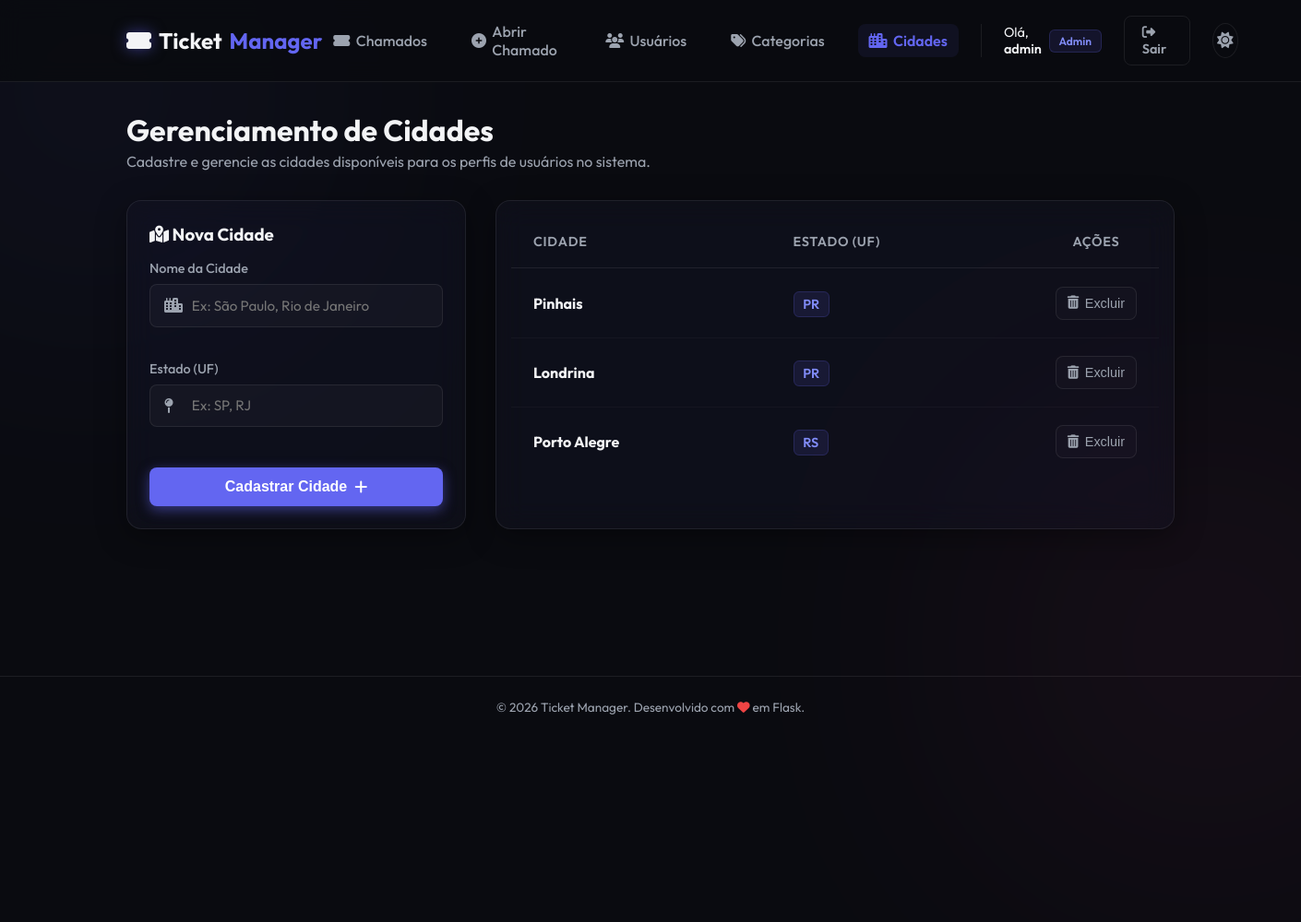
/cities (signed in), run on the app's committed database.
### models.py (models this page shows)
class Cidade(db.Model):
    __tablename__ = "cidades"
    id = db.Column(db.Integer, primary_key=True)
    nome = db.Column(db.String(100), nullable=False, unique=True)
    estado = db.Column(db.String(2), nullable=False)

### app.py (the view)
@app.route('/cities')
@admin_required
def list_cities():
    return controllers.list_cities_controller()

### app.py (called while the page is built)
def admin_required(f):
    @wraps(f)
    def decorated_function(*args, **kwargs):
        if 'user_id' not in session:
            flash('Você precisa fazer login para acessar esta página.', 'danger')
            return redirect(url_for('login'))
        usuario = Usuario.query.get(session['user_id'])
        if not usuario or usuario.tipo_perfil != 'Admin':
            flash('Acesso negado: esta página é restrita para administradores.', 'danger')
            return redirect(url_for('list_tickets'))
        return f(*args, **kwargs)
    return decorated_function

### controllers.py (called while the page is built)
def list_cities_controller():
    cidades = Cidade.query.all()
    return render_template('cities.html', cidades=cidades)

### models.py (called while the page is built)
    @property
    def tipo_perfil(self):
        if self.perfis:
            return self.perfis[0].tipo_perfil
        return "Cliente"

### templates/cities.html (shortened to what this page needs)
{% extends 'base.html' %}
{% block content %}
<div class="container">
    <div class="page-header">
        <div>
            <h1>Gerenciamento de Cidades</h1>
            <p class="subtitle">Cadastre e gerencie as cidades disponíveis para os perfis de usuários no sistema.</p>
        </div>
    </div>
    <div class="form-row form-grid-cities">
        <div class="glass-card" style="padding: 1.5rem; height: fit-content;">
            <h3 style="color: var(--text-primary); margin-bottom: 1rem;"><i class="fa-solid fa-map-location-dot"></i> Nova Cidade</h3>
            <form action="{{ url_for('create_city') }}" method="POST" class="form-group">
                <div class="input-wrapper" style="margin-bottom: 1rem;">
                    <label for="nome">Nome da Cidade</label>
                    <div class="input-icon-group">
                        <i class="fa-solid fa-city input-icon"></i>
                        <input type="text" id="nome" name="nome" required placeholder="Ex: São Paulo, Rio de Janeiro">
                    </div>
                </div>
                <div class="input-wrapper" style="margin-bottom: 1.5rem;">
                    <label for="estado">Estado (UF)</label>
                    <div class="input-icon-group">
                        <i class="fa-solid fa-map-pin input-icon"></i>
                        <input type="text" id="estado" name="estado" maxlength="2" required placeholder="Ex: SP, RJ">
                    </div>
                </div>
                <button type="submit" class="btn-primary" style="width: 100%;">
                    Cadastrar Cidade <i class="fa-solid fa-plus"></i>
                </button>
            </form>
        </div>
        <div class="glass-card table-responsive" style="padding: 1rem;">
            <table class="data-table">
                <thead>
                    <tr>
                        <th>Cidade</th>
                        <th>Estado (UF)</th>
                        <th class="text-center" style="width: 100px;">Ações</th>
                    </tr>
                </thead>
                <tbody>
                    {% for cidade in cidades %}
                        <tr>
                            <td data-label="Cidade">
                                <strong style="color: var(--text-primary);">{{ cidade.nome }}</strong>
                            </td>
                            <td data-label="Estado (UF)">
                                <span class="badge badge-username" style="font-size: 0.9rem;">{{ cidade.estado }}</span>
                            </td>
                            <td data-label="Ações">
                                <div class="action-buttons">
                                    <form action="{{ url_for('delete_city', city_id=cidade.id) }}" method="POST" onsubmit="return confirm('Tem certeza que deseja excluir a cidade {{ cidade.nome }}?');" style="display:inline;">
                                        <button type="submit" class="btn-action btn-delete" title="Excluir Cidade">
                                            <i class="fa-solid fa-trash-can"></i> Excluir
                                        </button>
                                    </form>
                                </div>
                            </td>
                        </tr>
                    {% endfor %}
                </tbody>
            </table>
        </div>
    </div>
</div>
{% endblock %}

### static/css/style.css (style rules this page uses)
:root { --bg-dark: #0a0b10; --bg-sidebar: rgba(10, 11, 16, 0.85); --bg-card: rgba(20, 22, 35, 0.45); --border-color: rgba(255, 255, 255, 0.08); --border-glow: rgba(99, 102, 241, 0.2); --text-primary: #f3f4f6; --text-secondary: #9ca3af; --primary: #6366f1; --primary-hover: #4f46e5; --primary-glow: rgba(99, 102, 241, 0.5); --secondary: #4b5563; --secondary-hover: #374151; --danger: #ef4444; --danger-hover: #dc2626; --danger-glow: rgba(239, 68, 68, 0.3); --success: #10b981; --success-glow: rgba(16, 185, 129, 0.2); --font-family: 'Outfit', sans-serif; --transition-smooth: all 0.3s cubic-bezier(0.4, 0, 0.2, 1); }
* { margin: 0; padding: 0; box-sizing: border-box; }
body { background-color: var(--bg-dark); color: var(--text-primary); font-family: var(--font-family); min-height: 100vh; display: flex; flex-direction: column; overflow-x: hidden; position: relative; transition: background-color 0.3s ease, color 0.3s ease, border-color 0.3s ease; }
.btn-primary { display: inline-flex; align-items: center; justify-content: center; gap: 0.5rem; background-color: var(--primary); color: white; padding: 0.75rem 1.5rem; border: none; border-radius: 8px; font-size: 1rem; font-weight: 600; cursor: pointer; box-shadow: 0 4px 14px var(--primary-glow); transition: var(--transition-smooth); }
.glass-card { background: var(--bg-card); backdrop-filter: blur(16px) saturate(180%); -webkit-backdrop-filter: blur(16px) saturate(180%); border: 1px solid var(--border-color); border-radius: 16px; box-shadow: 0 8px 32px 0 rgba(0, 0, 0, 0.37); transition: var(--transition-smooth); }
.form-group { display: flex; flex-direction: column; gap: 1.25rem; }
.form-row { display: grid; grid-template-columns: 1fr 1fr; gap: 1rem; }
.form-grid-cities, .form-grid-categories { display: grid; grid-template-columns: 1fr 2fr; gap: 2rem; }
.input-wrapper { display: flex; flex-direction: column; gap: 0.5rem; }
.input-wrapper label { font-size: 0.9rem; font-weight: 500; color: var(--text-secondary); }
.input-icon-group { position: relative; display: flex; align-items: center; }
.input-icon { position: absolute; left: 1rem; color: var(--text-secondary); transition: var(--transition-smooth); }
.input-icon-group input { width: 100%; padding: 0.8rem 1rem 0.8rem 2.8rem; background-color: rgba(255, 255, 255, 0.03); border: 1px solid var(--border-color); border-radius: 8px; color: var(--text-primary); font-family: var(--font-family); font-size: 0.95rem; transition: var(--transition-smooth); }
.container { max-width: 1200px; margin: 2rem auto; padding: 0 2rem; flex-grow: 1; width: 100%; }
.page-header { display: flex; justify-content: space-between; align-items: center; margin-bottom: 2rem; }
.page-header h1 { font-size: 2rem; font-weight: 700; }
.subtitle { color: var(--text-secondary); margin-top: 0.25rem; }
.table-responsive { overflow-x: auto; }
.data-table { width: 100%; border-collapse: collapse; text-align: left; }
.data-table th, .data-table td { padding: 1.2rem 1.5rem; }
.data-table th { font-weight: 600; color: var(--text-secondary); border-bottom: 1px solid var(--border-color); font-size: 0.9rem; text-transform: uppercase; letter-spacing: 0.05em; }
.data-table tbody tr { border-bottom: 1px solid rgba(255, 255, 255, 0.03); transition: var(--transition-smooth); }
.data-table tbody tr:last-child { border-bottom: none; }
.badge { padding: 0.25rem 0.6rem; border-radius: 6px; font-size: 0.8rem; font-weight: 600; }
.badge-username { background-color: rgba(99, 102, 241, 0.12); color: #818cf8; border: 1px solid rgba(99, 102, 241, 0.2); }
.action-buttons { display: flex; justify-content: center; gap: 0.75rem; }
.btn-action { min-width: 36px; height: 36px; padding: 0 0.75rem; border-radius: 8px; border: 1px solid var(--border-color); background-color: rgba(255, 255, 255, 0.02); color: var(--text-secondary); display: inline-flex; align-items: center; justify-content: center; gap: 0.4rem; cursor: pointer; font-size: 0.9rem; font-weight: 500; transition: var(--transition-smooth); text-decoration: none; }
.text-center { text-align: center; }

### data on the page
Cidade: nome "Pinhais", estado "PR"
Cidade: nome "Londrina", estado "PR"
Cidade: nome "Porto Alegre", estado "RS"

### other printed values
{{ session.get('username') }} "admin"
{{ session.get('tipo_perfil') }} "Admin"
